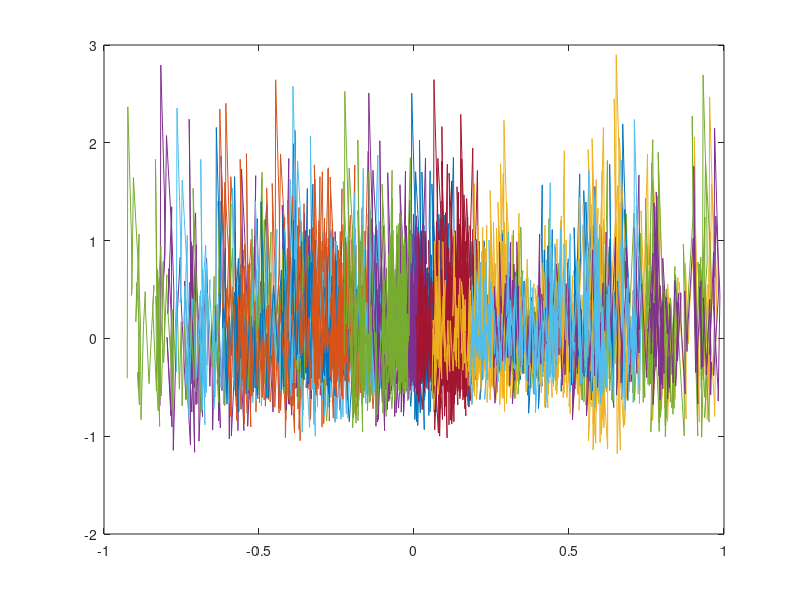

Here is the MATLAB script that generated this plot: (Note: this script raises an error after producing the figure.)
clc;
clear all;
close all;

% Function Approximation using perceptron
%
% Function = sin(x)*cos(y)
%

constant=500;
x=rand(1,constant)-0.5; %training table
y=rand(1,constant)-0.5;
inp=zeros(constant,2);
for i=1:length(x)
    inp(i,1)=x(i);
    inp(i,2)=y(i);
end
thr=0.000001;
for j=1:20
    var1=2*rand(1,1)-1;
    var2=2*rand(1,1)-1;
w=[var1 var2];
z_des=sin(pi*x).*cos(pi*y); %desired output
bias=rand(1,1);
e=100000000;
weight1=zeros(1,constant);
weight2=zeros(1,constant);
bias1=zeros(1,constant);
for i=1: length(x)
    e=100000000;
    while(e>thr)
     f=w(1)*x(i)+w(2)*y(i)+ bias;
     g=(exp(f)-exp(-f))/(exp(f)+exp(-f)); %tanh activation func
     e=z_des(i)-g; %error
     w=w+e*.040*inp(i,:);  %updating weight values
     bias=bias+e;
    end
    weight1(i)=w(1);
    weight2(i)=w(2);
    bias1(i)=bias;
    
end
plot(weight2,bias1);
hold on;
%plot(weight1,bias1);
%hold on;
end;
hold off;
percp=zeros(1,length(x));
for i=1:length(x)
    percp(i)=w(1)*x(i)+w(2)*y(i)+ bias;
end;


%nstant_test=500;
%no for testing our perceptron

    error=0;
    constant_test=500;
    x_test=rand(1,constant_test)-0.5; %training table
    y_test=rand(1,constant_test)-0.5;
    final_err=zeros(1,length(x_test));
    for i=1:length(x_test)    
     check1(i)=sin(pi*x_test(i).*cos(pi*y_test(i)));
     check2(i)=w(1)*x_test(i)+w(2)*y_test(i)+ bias;
     final_err(i)=check1(i);
     error=error+(final_err*final_err);
    end
    %MSE(k)=error/length(x);
    z=zeros(constant,constant);
    
    plot(MSE);
    hold on;


for i=1:length(x)
   
        real(i,j)=sin(pi*x(i)).*cos(pi*y(i));
        estimated(i,j)=w(1)*x(i)+w(2)*y(i)+ bias;

end
%hold off;
%subplot(2,2,1);
%plot(real);
%subplot(2,2,2);
%plot(estimated);
%axis([1 100 1 100]);
%plot(z_des);
%plot(weight1,weight2);




